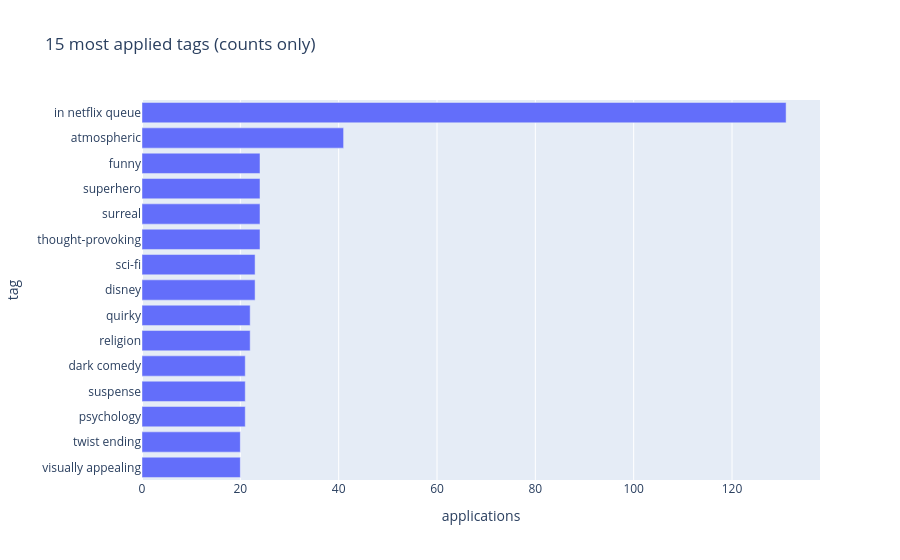
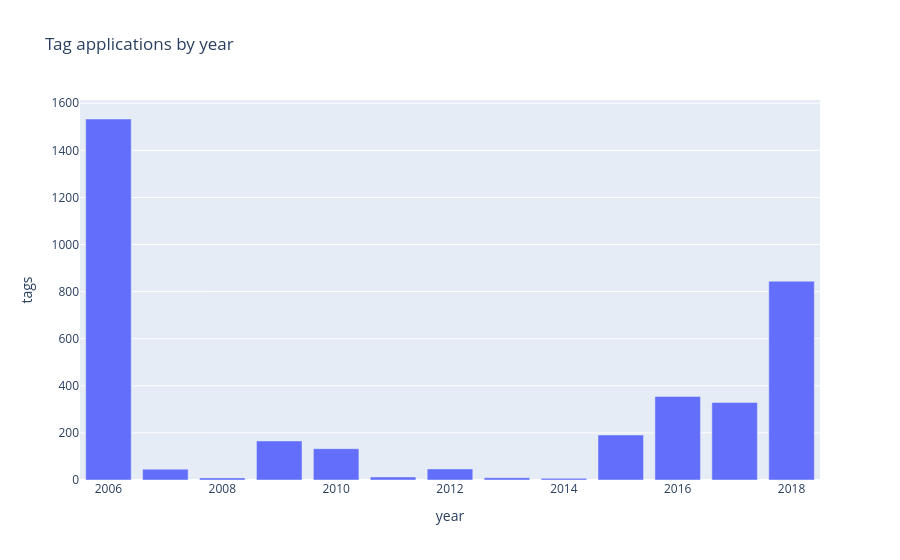

Here is the notebook cell these charts were saved with, in order:
### Markdown cell above
## 5. Tags (needed by the content-based model)

### Code cell
tags["tag_norm"] = tags["tag"].str.strip().str.lower()
tagged_movies = tags["movie_id"].nunique()
rated_ids = set(ratings["movie_id"])
tagged_and_rated = len(set(tags["movie_id"]) & rated_ids)
print(
    f"tag applications: {len(tags)}, distinct tag texts (lower-cased): {tags['tag_norm'].nunique()}"
)
print(
    f"users who applied any tag: {tags['user_id'].nunique()} of {ratings['user_id'].nunique()}"
)
print(
    f"movies with >=1 tag: {tagged_movies} = {tagged_movies / len(movies):.1%} of the catalogue"
)
print(
    f"share of all ratings that are on a tagged movie: {ratings['movie_id'].isin(set(tags['movie_id'])).mean():.1%}"
)
print(
    "tags per tagged movie (quantiles):",
    tags.groupby("movie_id").size().quantile([0.5, 0.9, 1.0]).astype(int).to_dict(),
)
top_tags = (
    tags["tag_norm"]
    .value_counts()
    .head(15)
    .rename_axis("tag")
    .reset_index(name="applications")
)
fig = px.bar(
    top_tags,
    x="applications",
    y="tag",
    orientation="h",
    title="15 most applied tags (counts only)",
)
fig.update_yaxes(autorange="reversed")
fig.show()
tag_year = (
    tags["tagged_at"]
    .dt.year.value_counts()
    .sort_index()
    .rename_axis("year")
    .reset_index(name="tags")
)
px.bar(tag_year, x="year", y="tags", title="Tag applications by year").show()

### Figure 1 — Plotly figure (JSON) as saved in the notebook; plotly's stock layout.template omitted (floating-point values rounded to 4 significant figures)
{"data": [{"hovertemplate": "applications=%{x}<br>tag=%{y}<extra></extra>", "legendgroup": "", "marker": {"color": "#636efa", "pattern": {"shape": ""}}, "name": "", "orientation": "h", "showlegend": false, "textposition": "auto", "type": "bar", "x": [131, 41, 24, 24, 24, 24, 23, 23, 22, 22, 21, 21, 21, 20, 20], "xaxis": "x", "y": ["in netflix queue", "atmospheric", "funny", "superhero", "surreal", "thought-provoking", "sci-fi", "disney", "quirky", "religion", "dark comedy", "suspense", "psychology", "twist ending", "visually appealing"], "yaxis": "y"}], "layout": {"barmode": "relative", "legend": {"tracegroupgap": 0}, "title": {"text": "15 most applied tags (counts only)"}, "xaxis": {"anchor": "y", "domain": [0.0, 1.0], "title": {"text": "applications"}}, "yaxis": {"anchor": "x", "autorange": "reversed", "domain": [0.0, 1.0], "title": {"text": "tag"}}}}

### Figure 2 — Plotly figure (JSON) as saved in the notebook; plotly's stock layout.template omitted (floating-point values rounded to 4 significant figures)
{"data": [{"hovertemplate": "year=%{x}<br>tags=%{y}<extra></extra>", "legendgroup": "", "marker": {"color": "#636efa", "pattern": {"shape": ""}}, "name": "", "orientation": "v", "showlegend": false, "textposition": "auto", "type": "bar", "x": [2006, 2007, 2008, 2009, 2010, 2011, 2012, 2013, 2014, 2015, 2016, 2017, 2018], "xaxis": "x", "y": [1533, 46, 9, 166, 133, 13, 47, 10, 7, 191, 355, 329, 844], "yaxis": "y"}], "layout": {"barmode": "relative", "legend": {"tracegroupgap": 0}, "title": {"text": "Tag applications by year"}, "xaxis": {"anchor": "y", "domain": [0.0, 1.0], "title": {"text": "year"}}, "yaxis": {"anchor": "x", "domain": [0.0, 1.0], "title": {"text": "tags"}}}}
